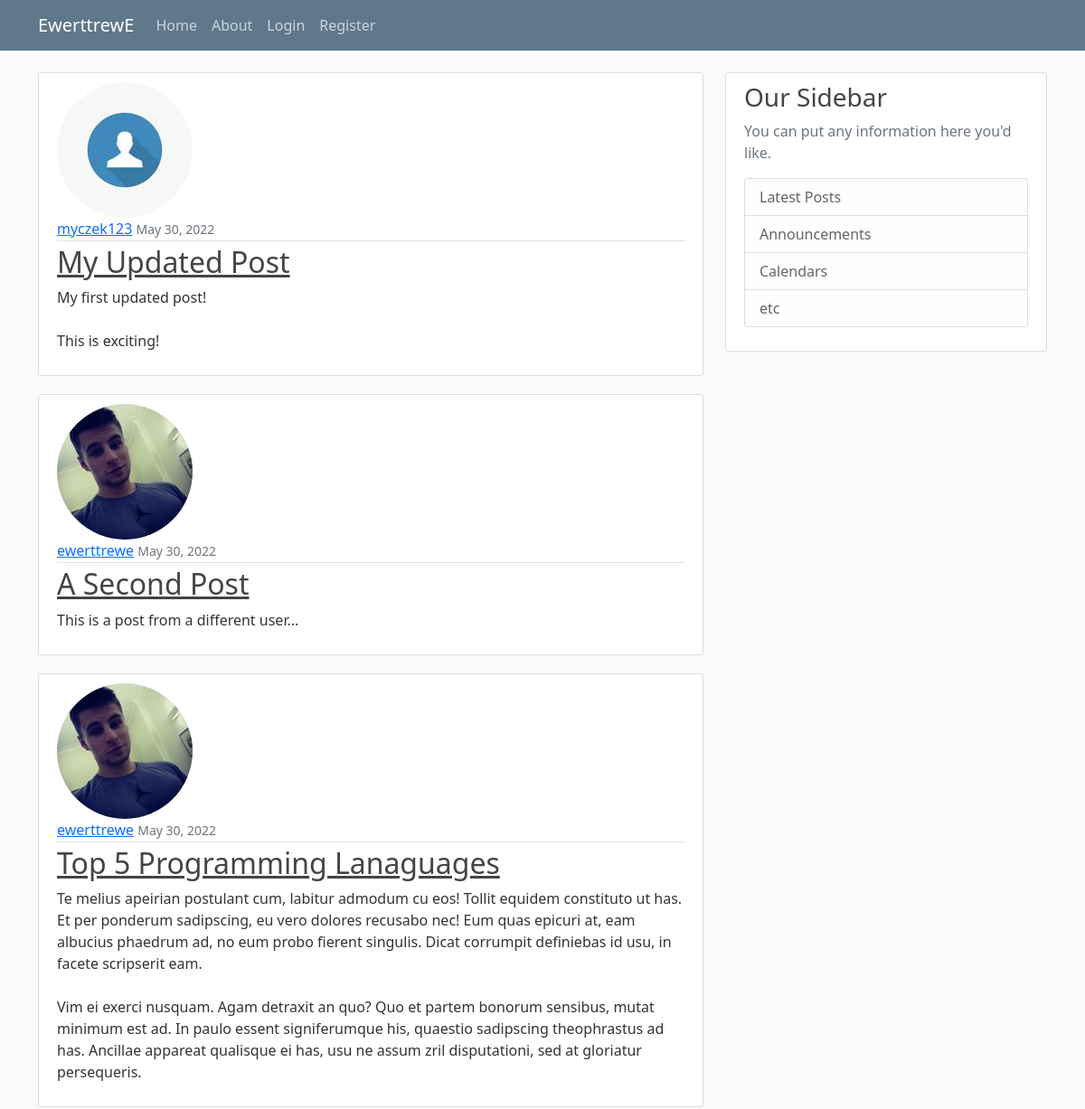
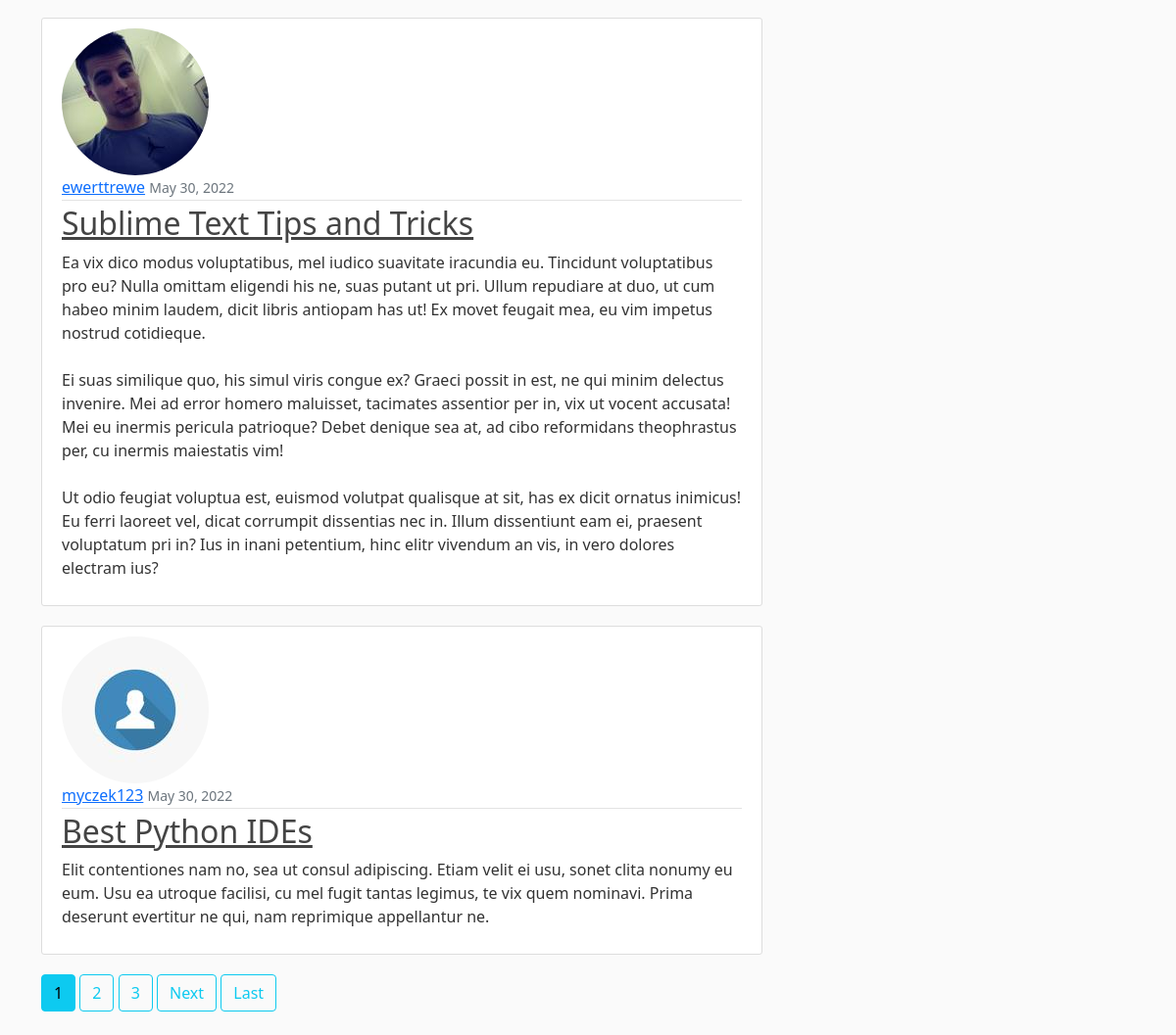
The page / on the database its author committed (2 pictures, top to bottom).
### blog/models.py (models this page shows, shortened)
class Post(models.Model):
	title = models.CharField(max_length=100)
	content = models.TextField()
	date_posted = models.DateTimeField(default=timezone.now)
	author = models.ForeignKey(User, on_delete=models.CASCADE)
	"""
	zeby moc w jakis sposob powiedziec browserowi ze chcemy konkretny post
	mozemy uzyc reverse. Rozni sie tym od redirecta ze redirect przerzuca nas
	do specjalnie wyznaczonego routa, natomiast reverse
	zwroci cala sciezke URL jako string do tego routa i dlatego chcemy reverse
	bo korzystamy z klasy i ona zrobi to za nas i sama nas zredirectuje
	"""

### users/models.py (models this page shows, shortened)
class Profile(models.Model):
	user = models.OneToOneField(User, on_delete=models.CASCADE)
	image = models.ImageField(default='default.jpg', upload_to='profile_pics')

### blog/views.py (the view)
# urls.py: path('', PostListView.as_view(), name='blog-home'),
class PostListView(ListView):
	model = Post
	template_name = 'blog/home.html' # <app>/<model>_<viewtype>.html
	context_object_name = 'posts'
	paginate_by = 5

### blog/templates/blog/home.html (shortened to what this page needs)
{% extends "blog/base.html" %}
{% block content %}
	{% for post in posts %}
		<article class="media content-section">
		    <img class="rounded-circle article-image"src="{{ post.author.profile.image.url }}">
		    <div class="media-body">
		    	<div class="article-metadata">
		      		<a class="mr-2" href="{% url 'user-posts' post.author.username %}">{{ post.author }}</a>
		      		<small class="text-muted">{{ post.date_posted|date:"F d, Y" }}</small>
		    	</div>
		    	<h2><a class="article-title" href="{% url 'post-detail' post.id %}">{{ post.title }}</a></h2>
		    	<p class="article-content">{{ post.content }}</p>
		  	</div>
		</article>
	{% endfor %}
	{% if is_paginated %}
		{% for num in page_obj.paginator.page_range %}
			{% if page_obj.number == num %}
				<a class="btn btn-info mb-4" href="?page={{ num }}">{{ num }}</a>
			{% elif num > page_obj.number|add:'-3' and num < page_obj.number|add:'3'%}
				<a class="btn btn-outline-info mb-4" href="?page={{ num }}">{{ num }}</a>
			{% endif %}
		{% endfor %}
		{% if page_obj.has_next %}
			<a class="btn btn-outline-info mb-4" href="?page={{ page_obj.next_page_number }}">Next</a>
			<a class="btn btn-outline-info mb-4" href="?page={{ page_obj.paginator.num_pages }}">Last</a>
		{% endif %}
	{% endif %}
{% endblock content %}

### blog/static/blog/main.css (style rules this page uses)
body { background: #fafafa; color: #333333; margin-top: 5rem; }
h1, h2, h3, h4, h5, h6 { color: #444444; }
.content-section { background: #ffffff; padding: 10px 20px; border: 1px solid #dddddd; border-radius: 3px; margin-bottom: 20px; }
.article-title { color: #444444; }
.article-content { white-space: pre-line; }
.article-metadata { padding-bottom: 1px; margin-bottom: 4px; border-bottom: 1px solid #e3e3e3 }

### rows shown on the page
Post: author.profile.image (placeholder picture), author "myczek123", date_posted "May 30, 2022", title "My Updated Post", content "My first updated post! This is exciting!"
Post: author.profile.image (picture), author "ewerttrewe", date_posted "May 30, 2022", title "A Second Post", content "This is a post from a different user..."
Post: author.profile.image (picture), author "ewerttrewe", date_posted "May 30, 2022", title "Top 5 Programming Lanaguages", content "Te melius apeirian postulant cum, labitur admodum cu eos! Tollit equidem constituto ut has. Et per ponderum sadipscing, eu vero dolores recusabo nec! Eum quas epicuri at, eam albucius phaedrum ad, no eum probo fierent singulis. Dicat corrumpit definiebas id usu, in facete scripserit eam. Vim ei exerci nusquam. Agam detraxit an quo? Quo et partem bonorum sensibus, mutat minimum est ad. In paulo essent signiferumque his, quaestio sadipscing theophrastus ad has. Ancillae appareat qualisque ei has, usu ne assum zril disputationi, sed at gloriatur persequeris."
Post: author.profile.image (picture), author "ewerttrewe", date_posted "May 30, 2022", title "Sublime Text Tips and Tricks", content "Ea vix dico modus voluptatibus, mel iudico suavitate iracundia eu. Tincidunt voluptatibus pro eu? Nulla omittam eligendi his ne, suas putant ut pri. Ullum repudiare at duo, ut cum habeo minim laudem, dicit libris antiopam has ut! Ex movet feugait mea, eu vim impetus nostrud cotidieque. Ei suas similique quo, his simul viris congue ex? Graeci possit in est, ne qui minim delectus invenire. Mei ad error homero maluisset, tacimates assentior per in, vix ut vocent accusata! Mei eu inermis pericula patrioque? Debet denique sea at, ad cibo reformidans theophrastus per, cu inermis maiestatis vim! Ut odio feugiat voluptua est, euismod volutpat qualisque at sit, has ex dicit ornatus inimicus! Eu…"
Post: author.profile.image (placeholder picture), author "myczek123", date_posted "May 30, 2022", title "Best Python IDEs", content "Elit contentiones nam no, sea ut consul adipiscing. Etiam velit ei usu, sonet clita nonumy eu eum. Usu ea utroque facilisi, cu mel fugit tantas legimus, te vix quem nominavi. Prima deserunt evertitur ne qui, nam reprimique appellantur ne."

### other values the page prints
{{ num }} "1"
{{ num }} "2" "3"
